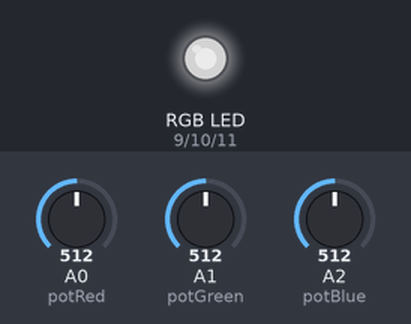
The sketch below on a simulated Arduino Uno, built with avr-gcc and run on an emulated ATmega328P. On the bench: an RGB LED mixed from three pins (HIGH = lit). The inputs (shaded band) are chosen by the test bench; at power-on: A0 (potRed) = 512, A1 (potGreen) = 512, A2 (potBlue) = 512. Dim RGB values are drawn brighter than linear.

Above: at 1.2 s.
1.3 s: A0 (potRed) set to 716
At 2.5 s:
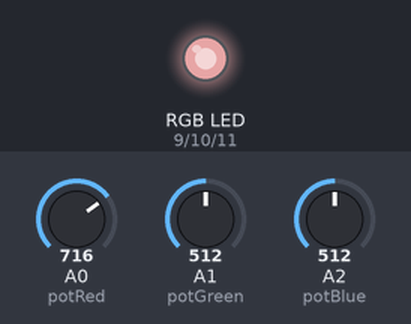
2.8 s: A1 (potGreen) set to 716
At 3.2 s:
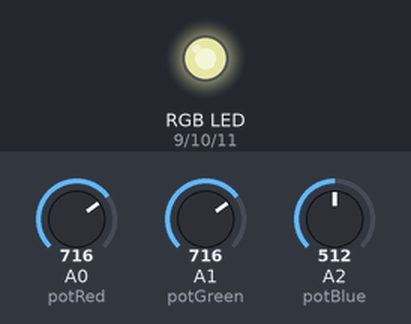
4.3 s: A2 (potBlue) set to 716
At 4.9 s:
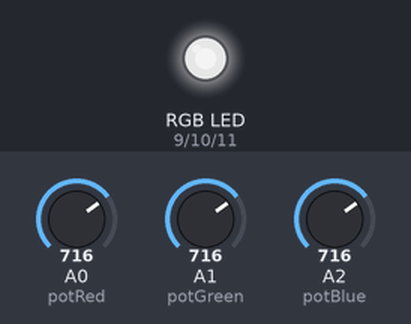
5.8 s: A0 (potRed) set to 900
At 7.0 s:
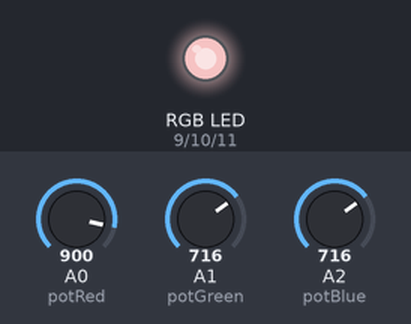
7.3 s: A1 (potGreen) set to 900
At 7.6 s:
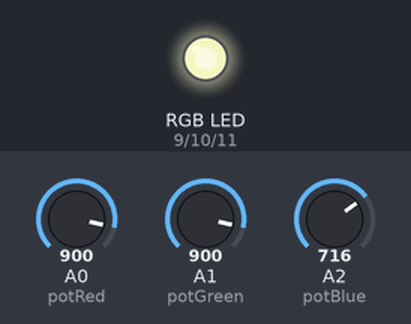
8.8 s: A2 (potBlue) set to 900
At 9.3 s:
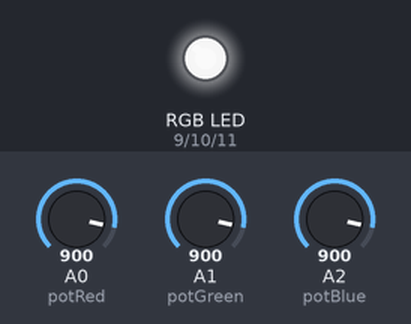
Timing chart, 0 to 11.3 s (numbered marks = the images above; inputs shaded):
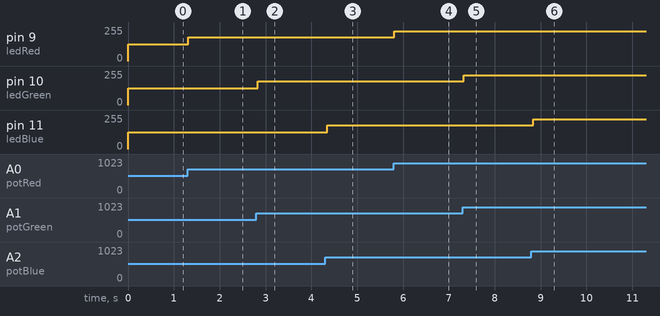

Measured:
- after the input at 1.3 s, pin 9 (ledRed): 127/255 → 178/255 at once
- after the input at 2.8 s, pin 10 (ledGreen): 127/255 → 178/255 at once
- after the input at 4.3 s, pin 11 (ledBlue): 127/255 → 178/255 at once
- after the input at 5.8 s, pin 9 (ledRed): 178/255 → 224/255 at once
- after the input at 7.3 s, pin 10 (ledGreen): 178/255 → 224/255 at once
- after the input at 8.8 s, pin 11 (ledBlue): 178/255 → 224/255 at once

The sketch:

3Pot_3Led.ino
```cpp
// Potentiometer pins
const int potRed = A0;
const int potGreen = A1;
const int potBlue = A2;

// RGB LED pins (PWM capable)
const int ledRed = 9;
const int ledGreen = 10;
const int ledBlue = 11;

void setup() {
  // Set LED pins as OUTPUT
  pinMode(ledRed, OUTPUT);
  pinMode(ledGreen, OUTPUT);
  pinMode(ledBlue, OUTPUT);
}

void loop() {
  // Read analog values from potentiometers (0 to 1023)
  int redValue = analogRead(potRed);
  int greenValue = analogRead(potGreen);
  int blueValue = analogRead(potBlue);

  // Map analog values to PWM range (0 to 255)
  redValue = map(redValue, 0, 1023, 0, 255);
  greenValue = map(greenValue, 0, 1023, 0, 255);
  blueValue = map(blueValue, 0, 1023, 0, 255);

  // Write values to RGB LED
  analogWrite(ledRed, redValue);
  analogWrite(ledGreen, greenValue);
  analogWrite(ledBlue, blueValue);

  delay(50); // Smooth out updates
}
```
